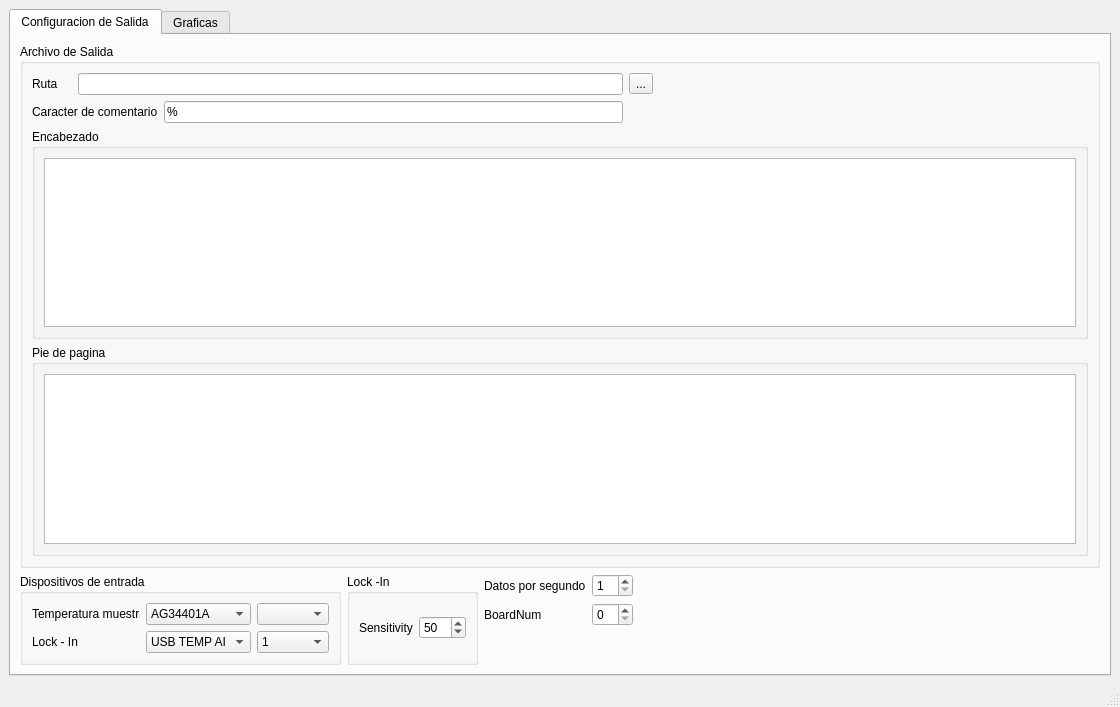
<?xml version="1.0" encoding="UTF-8"?>
<ui version="4.0">
 <class>MainWindow</class>
 <widget class="QMainWindow" name="MainWindow">
  <property name="geometry">
   <rect>
    <x>0</x>
    <y>0</y>
    <width>1120</width>
    <height>707</height>
   </rect>
  </property>
  <property name="windowTitle">
   <string>MainWindow</string>
  </property>
  <widget class="QWidget" name="centralwidget">
   <layout class="QGridLayout" name="gridLayout_5">
    <item row="0" column="0">
     <widget class="QTabWidget" name="tabmainwidget">
      <property name="enabled">
       <bool>true</bool>
      </property>
      <property name="currentIndex">
       <number>0</number>
      </property>
      <widget class="QWidget" name="tab_output_config">
       <attribute name="title">
        <string>Configuracion de Salida</string>
       </attribute>
       <layout class="QGridLayout" name="gridLayout_6">
        <item row="1" column="0" rowspan="3">
         <widget class="QGroupBox" name="gb_input_config">
          <property name="minimumSize">
           <size>
            <width>321</width>
            <height>0</height>
           </size>
          </property>
          <property name="title">
           <string>Dispositivos de entrada</string>
          </property>
          <property name="checkable">
           <bool>false</bool>
          </property>
          <property name="checked">
           <bool>false</bool>
          </property>
          <layout class="QGridLayout" name="gridLayout_3">
           <item row="0" column="1">
            <widget class="QComboBox" name="cbx_temperature_sample_input">
             <item>
              <property name="text">
               <string>AG34401A</string>
              </property>
             </item>
             <item>
              <property name="text">
               <string>AG34410A</string>
              </property>
             </item>
             <item>
              <property name="text">
               <string>USB TEMP AI</string>
              </property>
             </item>
            </widget>
           </item>
           <item row="0" column="2">
            <widget class="QComboBox" name="cbx_temperature_sample_channel">
             <property name="enabled">
              <bool>true</bool>
             </property>
             <property name="currentIndex">
              <number>-1</number>
             </property>
            </widget>
           </item>
           <item row="0" column="0">
            <widget class="QLabel" name="lb_dilatometer_termperature_input_2">
             <property name="text">
              <string>Temperatura muestra</string>
             </property>
            </widget>
           </item>
           <item row="1" column="1">
            <widget class="QComboBox" name="cbx_lock_in_input">
             <item>
              <property name="text">
               <string>USB TEMP AI</string>
              </property>
             </item>
             <item>
              <property name="text">
               <string>AG_34401A</string>
              </property>
             </item>
             <item>
              <property name="text">
               <string>AG_34405A</string>
              </property>
             </item>
             <item>
              <property name="text">
               <string>AG_34410A</string>
              </property>
             </item>
            </widget>
           </item>
           <item row="1" column="2">
            <widget class="QComboBox" name="cbx_lock_in_channel">
             <property name="currentIndex">
              <number>1</number>
             </property>
             <item>
              <property name="text">
               <string>0</string>
              </property>
             </item>
             <item>
              <property name="text">
               <string>1</string>
              </property>
             </item>
             <item>
              <property name="text">
               <string>2</string>
              </property>
             </item>
             <item>
              <property name="text">
               <string>3</string>
              </property>
             </item>
             <item>
              <property name="text">
               <string/>
              </property>
             </item>
            </widget>
           </item>
           <item row="1" column="0">
            <widget class="QLabel" name="label">
             <property name="text">
              <string>Lock - In</string>
             </property>
            </widget>
           </item>
          </layout>
          <zorder>cbx_lock_in_input</zorder>
          <zorder>cbx_lock_in_channel</zorder>
          <zorder>lb_dilatometer_termperature_input_2</zorder>
          <zorder>cbx_temperature_sample_input</zorder>
          <zorder>cbx_temperature_sample_channel</zorder>
          <zorder>label</zorder>
         </widget>
        </item>
        <item row="0" column="0" colspan="5">
         <widget class="QGroupBox" name="gb_output_file">
          <property name="title">
           <string>Archivo de Salida</string>
          </property>
          <property name="checkable">
           <bool>false</bool>
          </property>
          <property name="checked">
           <bool>false</bool>
          </property>
          <layout class="QGridLayout" name="gridLayout_8">
           <item row="0" column="1" colspan="3">
            <widget class="QLineEdit" name="le_output_file_path">
             <property name="text">
              <string/>
             </property>
            </widget>
           </item>
           <item row="0" column="0">
            <widget class="QLabel" name="lb_output_file_path">
             <property name="text">
              <string>Ruta</string>
             </property>
            </widget>
           </item>
           <item row="1" column="3">
            <widget class="QLineEdit" name="le_output_file_commentchar">
             <property name="text">
              <string>%</string>
             </property>
            </widget>
           </item>
           <item row="0" column="4">
            <widget class="QToolButton" name="tlb_output_file_path">
             <property name="text">
              <string>...</string>
             </property>
            </widget>
           </item>
           <item row="1" column="0" colspan="3">
            <widget class="QLabel" name="lb_output_file_commentchar">
             <property name="text">
              <string>Caracter de comentario</string>
             </property>
            </widget>
           </item>
           <item row="3" column="0" colspan="5">
            <widget class="QGroupBox" name="gb_footer">
             <property name="title">
              <string>Pie de pagina</string>
             </property>
             <layout class="QGridLayout" name="gridLayout_16">
              <item row="0" column="0">
               <widget class="QPlainTextEdit" name="ptx_footer"/>
              </item>
             </layout>
            </widget>
           </item>
           <item row="2" column="0" colspan="5">
            <widget class="QGroupBox" name="gb_header">
             <property name="title">
              <string>Encabezado</string>
             </property>
             <layout class="QGridLayout" name="gridLayout_14">
              <item row="0" column="0">
               <widget class="QPlainTextEdit" name="ptx_header"/>
              </item>
             </layout>
            </widget>
           </item>
           <item row="1" column="4">
            <spacer name="horizontalSpacer_3">
             <property name="orientation">
              <enum>Qt::Horizontal</enum>
             </property>
             <property name="sizeHint" stdset="0">
              <size>
               <width>40</width>
               <height>20</height>
              </size>
             </property>
            </spacer>
           </item>
          </layout>
         </widget>
        </item>
        <item row="1" column="1" rowspan="3">
         <widget class="QGroupBox" name="groupBox">
          <property name="title">
           <string>Lock -In</string>
          </property>
          <layout class="QGridLayout" name="gridLayout_4">
           <item row="0" column="1">
            <widget class="QDoubleSpinBox" name="dsbx_lock_in_sensitivity">
             <property name="decimals">
              <number>0</number>
             </property>
             <property name="minimum">
              <double>1.000000000000000</double>
             </property>
             <property name="maximum">
              <double>500.000000000000000</double>
             </property>
             <property name="singleStep">
              <double>1.000000000000000</double>
             </property>
             <property name="value">
              <double>50.000000000000000</double>
             </property>
            </widget>
           </item>
           <item row="0" column="0">
            <widget class="QLabel" name="label_3">
             <property name="text">
              <string>Sensitivity</string>
             </property>
            </widget>
           </item>
          </layout>
         </widget>
        </item>
        <item row="1" column="3">
         <widget class="QSpinBox" name="sb_data_per_second">
          <property name="minimum">
           <number>1</number>
          </property>
         </widget>
        </item>
        <item row="1" column="2">
         <widget class="QLabel" name="label_9">
          <property name="text">
           <string>Datos por segundo</string>
          </property>
         </widget>
        </item>
        <item row="2" column="2">
         <widget class="QLabel" name="label_10">
          <property name="text">
           <string>BoardNum</string>
          </property>
         </widget>
        </item>
        <item row="1" column="4" rowspan="3">
         <spacer name="horizontalSpacer_2">
          <property name="orientation">
           <enum>Qt::Horizontal</enum>
          </property>
          <property name="sizeHint" stdset="0">
           <size>
            <width>687</width>
            <height>20</height>
           </size>
          </property>
         </spacer>
        </item>
        <item row="2" column="3">
         <widget class="QSpinBox" name="sb_board_num">
          <property name="value">
           <number>0</number>
          </property>
         </widget>
        </item>
       </layout>
      </widget>
      <widget class="QWidget" name="tab_plots">
       <attribute name="title">
        <string>Graficas</string>
       </attribute>
       <layout class="QGridLayout" name="gridLayout_9">
        <item row="0" column="0" rowspan="2" colspan="2">
         <widget class="QGroupBox" name="gb_auxplot_1">
          <property name="minimumSize">
           <size>
            <width>247</width>
            <height>181</height>
           </size>
          </property>
          <property name="maximumSize">
           <size>
            <width>300</width>
            <height>205</height>
           </size>
          </property>
          <property name="title">
           <string>Resistencia / Tiempo</string>
          </property>
         </widget>
        </item>
        <item row="0" column="2">
         <spacer name="horizontalSpacer_4">
          <property name="orientation">
           <enum>Qt::Horizontal</enum>
          </property>
          <property name="sizeHint" stdset="0">
           <size>
            <width>203</width>
            <height>20</height>
           </size>
          </property>
         </spacer>
        </item>
        <item row="0" column="3">
         <widget class="QGroupBox" name="groupBox_2">
          <property name="minimumSize">
           <size>
            <width>151</width>
            <height>81</height>
           </size>
          </property>
          <property name="title">
           <string>Velocidad  temp. (C / min)</string>
          </property>
          <layout class="QGridLayout" name="gridLayout">
           <item row="0" column="0">
            <widget class="QLCDNumber" name="lcd_var_4">
             <property name="minimumSize">
              <size>
               <width>121</width>
               <height>48</height>
              </size>
             </property>
             <property name="maximumSize">
              <size>
               <width>121</width>
               <height>48</height>
              </size>
             </property>
             <property name="smallDecimalPoint">
              <bool>true</bool>
             </property>
             <property name="numDigits">
              <number>4</number>
             </property>
             <property name="digitCount">
              <number>4</number>
             </property>
             <property name="segmentStyle">
              <enum>QLCDNumber::Flat</enum>
             </property>
            </widget>
           </item>
          </layout>
         </widget>
        </item>
        <item row="0" column="4" colspan="2">
         <widget class="QGroupBox" name="groupBox_4">
          <property name="minimumSize">
           <size>
            <width>131</width>
            <height>0</height>
           </size>
          </property>
          <property name="palette">
           <palette>
            <active>
             <colorrole role="Base">
              <brush brushstyle="SolidPattern">
               <color alpha="255">
                <red>255</red>
                <green>255</green>
                <blue>255</blue>
               </color>
              </brush>
             </colorrole>
             <colorrole role="Window">
              <brush brushstyle="SolidPattern">
               <color alpha="255">
                <red>255</red>
                <green>255</green>
                <blue>0</blue>
               </color>
              </brush>
             </colorrole>
            </active>
            <inactive>
             <colorrole role="Base">
              <brush brushstyle="SolidPattern">
               <color alpha="255">
                <red>255</red>
                <green>255</green>
                <blue>255</blue>
               </color>
              </brush>
             </colorrole>
             <colorrole role="Window">
              <brush brushstyle="SolidPattern">
               <color alpha="255">
                <red>255</red>
                <green>255</green>
                <blue>0</blue>
               </color>
              </brush>
             </colorrole>
            </inactive>
            <disabled>
             <colorrole role="Base">
              <brush brushstyle="SolidPattern">
               <color alpha="255">
                <red>255</red>
                <green>255</green>
                <blue>0</blue>
               </color>
              </brush>
             </colorrole>
             <colorrole role="Window">
              <brush brushstyle="SolidPattern">
               <color alpha="255">
                <red>255</red>
                <green>255</green>
                <blue>0</blue>
               </color>
              </brush>
             </colorrole>
            </disabled>
           </palette>
          </property>
          <property name="title">
           <string>Lock - In (mV o uV)</string>
          </property>
          <layout class="QGridLayout" name="gridLayout_7">
           <item row="0" column="0">
            <widget class="QLCDNumber" name="lcd_var_5">
             <property name="minimumSize">
              <size>
               <width>121</width>
               <height>48</height>
              </size>
             </property>
             <property name="maximumSize">
              <size>
               <width>121</width>
               <height>48</height>
              </size>
             </property>
             <property name="palette">
              <palette>
               <active>
                <colorrole role="Base">
                 <brush brushstyle="SolidPattern">
                  <color alpha="255">
                   <red>255</red>
                   <green>255</green>
                   <blue>255</blue>
                  </color>
                 </brush>
                </colorrole>
                <colorrole role="Window">
                 <brush brushstyle="SolidPattern">
                  <color alpha="255">
                   <red>255</red>
                   <green>255</green>
                   <blue>0</blue>
                  </color>
                 </brush>
                </colorrole>
               </active>
               <inactive>
                <colorrole role="Base">
                 <brush brushstyle="SolidPattern">
                  <color alpha="255">
                   <red>255</red>
                   <green>255</green>
                   <blue>255</blue>
                  </color>
                 </brush>
                </colorrole>
                <colorrole role="Window">
                 <brush brushstyle="SolidPattern">
                  <color alpha="255">
                   <red>255</red>
                   <green>255</green>
                   <blue>0</blue>
                  </color>
                 </brush>
                </colorrole>
               </inactive>
               <disabled>
                <colorrole role="Base">
                 <brush brushstyle="SolidPattern">
                  <color alpha="255">
                   <red>255</red>
                   <green>255</green>
                   <blue>0</blue>
                  </color>
                 </brush>
                </colorrole>
                <colorrole role="Window">
                 <brush brushstyle="SolidPattern">
                  <color alpha="255">
                   <red>255</red>
                   <green>255</green>
                   <blue>0</blue>
                  </color>
                 </brush>
                </colorrole>
               </disabled>
              </palette>
             </property>
             <property name="smallDecimalPoint">
              <bool>true</bool>
             </property>
             <property name="numDigits">
              <number>4</number>
             </property>
             <property name="digitCount">
              <number>4</number>
             </property>
             <property name="segmentStyle">
              <enum>QLCDNumber::Flat</enum>
             </property>
            </widget>
           </item>
          </layout>
         </widget>
        </item>
        <item row="0" column="6">
         <widget class="QGroupBox" name="gb_var_2">
          <property name="minimumSize">
           <size>
            <width>141</width>
            <height>81</height>
           </size>
          </property>
          <property name="title">
           <string>R / Ro</string>
          </property>
          <layout class="QGridLayout" name="gridLayout_11">
           <item row="0" column="0">
            <widget class="QLCDNumber" name="lcd_var_2">
             <property name="minimumSize">
              <size>
               <width>121</width>
               <height>48</height>
              </size>
             </property>
             <property name="maximumSize">
              <size>
               <width>121</width>
               <height>48</height>
              </size>
             </property>
             <property name="smallDecimalPoint">
              <bool>true</bool>
             </property>
             <property name="numDigits">
              <number>4</number>
             </property>
             <property name="digitCount">
              <number>4</number>
             </property>
             <property name="segmentStyle">
              <enum>QLCDNumber::Flat</enum>
             </property>
             <property name="value" stdset="0">
              <double>0.000000000000000</double>
             </property>
             <property name="intValue" stdset="0">
              <number>0</number>
             </property>
            </widget>
           </item>
          </layout>
         </widget>
        </item>
        <item row="0" column="7">
         <widget class="QGroupBox" name="gb_var_3">
          <property name="minimumSize">
           <size>
            <width>141</width>
            <height>81</height>
           </size>
          </property>
          <property name="maximumSize">
           <size>
            <width>141</width>
            <height>81</height>
           </size>
          </property>
          <property name="title">
           <string>Lock - In  (V)</string>
          </property>
          <layout class="QGridLayout" name="gridLayout_12">
           <item row="0" column="0">
            <widget class="QLCDNumber" name="lcd_var_3">
             <property name="minimumSize">
              <size>
               <width>121</width>
               <height>48</height>
              </size>
             </property>
             <property name="maximumSize">
              <size>
               <width>121</width>
               <height>48</height>
              </size>
             </property>
             <property name="smallDecimalPoint">
              <bool>true</bool>
             </property>
             <property name="numDigits">
              <number>3</number>
             </property>
             <property name="digitCount">
              <number>3</number>
             </property>
             <property name="segmentStyle">
              <enum>QLCDNumber::Flat</enum>
             </property>
             <property name="value" stdset="0">
              <double>0.000000000000000</double>
             </property>
             <property name="intValue" stdset="0">
              <number>0</number>
             </property>
            </widget>
           </item>
          </layout>
         </widget>
        </item>
        <item row="1" column="2" rowspan="3" colspan="7">
         <widget class="QGroupBox" name="gb_mainplot">
          <property name="maximumSize">
           <size>
            <width>16777215</width>
            <height>401</height>
           </size>
          </property>
          <property name="contextMenuPolicy">
           <enum>Qt::NoContextMenu</enum>
          </property>
          <property name="title">
           <string>Resistencia / Temperatura de la muestra</string>
          </property>
         </widget>
        </item>
        <item row="2" column="0" colspan="2">
         <widget class="QGroupBox" name="gb_auxplot_2">
          <property name="minimumSize">
           <size>
            <width>247</width>
            <height>181</height>
           </size>
          </property>
          <property name="maximumSize">
           <size>
            <width>300</width>
            <height>181</height>
           </size>
          </property>
          <property name="title">
           <string>Temperatura / Tiempo</string>
          </property>
         </widget>
        </item>
        <item row="3" column="0" rowspan="2" colspan="2">
         <widget class="QGroupBox" name="groupBox_3">
          <property name="minimumSize">
           <size>
            <width>241</width>
            <height>171</height>
           </size>
          </property>
          <property name="title">
           <string>Temperatura</string>
          </property>
          <layout class="QGridLayout" name="gridLayout_2">
           <item row="0" column="0">
            <widget class="QLCDNumber" name="lcd_temperature_sample">
             <property name="palette">
              <palette>
               <active>
                <colorrole role="Base">
                 <brush brushstyle="SolidPattern">
                  <color alpha="255">
                   <red>255</red>
                   <green>255</green>
                   <blue>255</blue>
                  </color>
                 </brush>
                </colorrole>
                <colorrole role="Window">
                 <brush brushstyle="SolidPattern">
                  <color alpha="255">
                   <red>0</red>
                   <green>255</green>
                   <blue>0</blue>
                  </color>
                 </brush>
                </colorrole>
               </active>
               <inactive>
                <colorrole role="Base">
                 <brush brushstyle="SolidPattern">
                  <color alpha="255">
                   <red>255</red>
                   <green>255</green>
                   <blue>255</blue>
                  </color>
                 </brush>
                </colorrole>
                <colorrole role="Window">
                 <brush brushstyle="SolidPattern">
                  <color alpha="255">
                   <red>0</red>
                   <green>255</green>
                   <blue>0</blue>
                  </color>
                 </brush>
                </colorrole>
               </inactive>
               <disabled>
                <colorrole role="Base">
                 <brush brushstyle="SolidPattern">
                  <color alpha="255">
                   <red>0</red>
                   <green>255</green>
                   <blue>0</blue>
                  </color>
                 </brush>
                </colorrole>
                <colorrole role="Window">
                 <brush brushstyle="SolidPattern">
                  <color alpha="255">
                   <red>0</red>
                   <green>255</green>
                   <blue>0</blue>
                  </color>
                 </brush>
                </colorrole>
               </disabled>
              </palette>
             </property>
             <property name="font">
              <font>
               <weight>75</weight>
               <bold>true</bold>
              </font>
             </property>
             <property name="autoFillBackground">
              <bool>true</bool>
             </property>
             <property name="smallDecimalPoint">
              <bool>true</bool>
             </property>
             <property name="numDigits">
              <number>4</number>
             </property>
             <property name="digitCount">
              <number>4</number>
             </property>
             <property name="segmentStyle">
              <enum>QLCDNumber::Flat</enum>
             </property>
            </widget>
           </item>
          </layout>
         </widget>
        </item>
        <item row="4" column="2" rowspan="2" colspan="3">
         <widget class="QGroupBox" name="gb_scale_mainplot_controls">
          <property name="minimumSize">
           <size>
            <width>316</width>
            <height>81</height>
           </size>
          </property>
          <property name="maximumSize">
           <size>
            <width>316</width>
            <height>81</height>
           </size>
          </property>
          <property name="title">
           <string>Scale Main Graph</string>
          </property>
          <layout class="QGridLayout" name="gridLayout_15">
           <item row="0" column="0">
            <widget class="QLabel" name="lb_x_min">
             <property name="text">
              <string>xMin</string>
             </property>
            </widget>
           </item>
           <item row="0" column="2">
            <widget class="QLabel" name="lb_x_max">
             <property name="text">
              <string>xMax</string>
             </property>
            </widget>
           </item>
           <item row="1" column="0">
            <widget class="QLabel" name="lb_y_min">
             <property name="text">
              <string>yMin</string>
             </property>
            </widget>
           </item>
           <item row="1" column="2">
            <widget class="QLabel" name="lb_y_max">
             <property name="text">
              <string>yMax</string>
             </property>
            </widget>
           </item>
           <item row="1" column="1">
            <widget class="QDoubleSpinBox" name="sb_ymin">
             <property name="decimals">
              <number>4</number>
             </property>
             <property name="minimum">
              <double>0.000000000000000</double>
             </property>
             <property name="maximum">
              <double>499.000000000000000</double>
             </property>
             <property name="singleStep">
              <double>1.000000000000000</double>
             </property>
             <property name="value">
              <double>1.000000000000000</double>
             </property>
            </widget>
           </item>
           <item row="1" column="3">
            <widget class="QDoubleSpinBox" name="sb_ymax">
             <property name="decimals">
              <number>4</number>
             </property>
             <property name="minimum">
              <double>0.000000000000000</double>
             </property>
             <property name="maximum">
              <double>500.000000000000000</double>
             </property>
             <property name="singleStep">
              <double>1.000000000000000</double>
             </property>
            </widget>
           </item>
           <item row="0" column="1">
            <widget class="QDoubleSpinBox" name="sb_xmin">
             <property name="minimum">
              <double>-500.000000000000000</double>
             </property>
             <property name="maximum">
              <double>499.000000000000000</double>
             </property>
            </widget>
           </item>
           <item row="0" column="3">
            <widget class="QDoubleSpinBox" name="sb_xmax">
             <property name="minimum">
              <double>-450.000000000000000</double>
             </property>
             <property name="maximum">
              <double>500.000000000000000</double>
             </property>
            </widget>
           </item>
          </layout>
         </widget>
        </item>
        <item row="4" column="5" rowspan="2" colspan="2">
         <widget class="QGroupBox" name="gb_time">
          <property name="minimumSize">
           <size>
            <width>201</width>
            <height>81</height>
           </size>
          </property>
          <property name="maximumSize">
           <size>
            <width>201</width>
            <height>81</height>
           </size>
          </property>
          <property name="title">
           <string>Tiempo de ensayo</string>
          </property>
          <layout class="QGridLayout" name="gridLayout_13">
           <item row="0" column="0">
            <widget class="QLCDNumber" name="lcd_time_hour">
             <property name="smallDecimalPoint">
              <bool>false</bool>
             </property>
             <property name="numDigits">
              <number>2</number>
             </property>
             <property name="digitCount">
              <number>2</number>
             </property>
             <property name="segmentStyle">
              <enum>QLCDNumber::Flat</enum>
             </property>
             <property name="value" stdset="0">
              <double>0.000000000000000</double>
             </property>
             <property name="intValue" stdset="0">
              <number>0</number>
             </property>
            </widget>
           </item>
           <item row="0" column="1">
            <widget class="QLCDNumber" name="lcd_time_minute">
             <property name="numDigits">
              <number>2</number>
             </property>
             <property name="digitCount">
              <number>2</number>
             </property>
             <property name="segmentStyle">
              <enum>QLCDNumber::Flat</enum>
             </property>
             <property name="intValue" stdset="0">
              <number>0</number>
             </property>
            </widget>
           </item>
           <item row="0" column="2">
            <widget class="QLCDNumber" name="lcd_time_second">
             <property name="numDigits">
              <number>2</number>
             </property>
             <property name="segmentStyle">
              <enum>QLCDNumber::Flat</enum>
             </property>
             <property name="intValue" stdset="0">
              <number>0</number>
             </property>
            </widget>
           </item>
          </layout>
         </widget>
        </item>
        <item row="5" column="0">
         <widget class="QPushButton" name="pb_start">
          <property name="text">
           <string>Comenzar</string>
          </property>
          <property name="iconSize">
           <size>
            <width>40</width>
            <height>40</height>
           </size>
          </property>
         </widget>
        </item>
        <item row="5" column="1">
         <widget class="QPushButton" name="pb_normalizar">
          <property name="enabled">
           <bool>true</bool>
          </property>
          <property name="text">
           <string>Normalizar</string>
          </property>
         </widget>
        </item>
        <item row="6" column="0">
         <widget class="QPushButton" name="pb_start_save_data">
          <property name="enabled">
           <bool>false</bool>
          </property>
          <property name="text">
           <string>Iniciar registro de datos</string>
          </property>
          <property name="iconSize">
           <size>
            <width>40</width>
            <height>40</height>
           </size>
          </property>
         </widget>
        </item>
        <item row="6" column="1">
         <widget class="QPushButton" name="pb_end">
          <property name="text">
           <string>Finalizar</string>
          </property>
          <property name="iconSize">
           <size>
            <width>40</width>
            <height>40</height>
           </size>
          </property>
         </widget>
        </item>
        <item row="6" column="7" colspan="2">
         <spacer name="horizontalSpacer">
          <property name="orientation">
           <enum>Qt::Horizontal</enum>
          </property>
          <property name="sizeHint" stdset="0">
           <size>
            <width>389</width>
            <height>20</height>
           </size>
          </property>
         </spacer>
        </item>
       </layout>
      </widget>
     </widget>
    </item>
   </layout>
  </widget>
  <widget class="QMenuBar" name="menubar">
   <property name="geometry">
    <rect>
     <x>0</x>
     <y>0</y>
     <width>1120</width>
     <height>21</height>
    </rect>
   </property>
  </widget>
  <widget class="QStatusBar" name="statusbar"/>
 </widget>
 <resources/>
 <connections/>
</ui>
